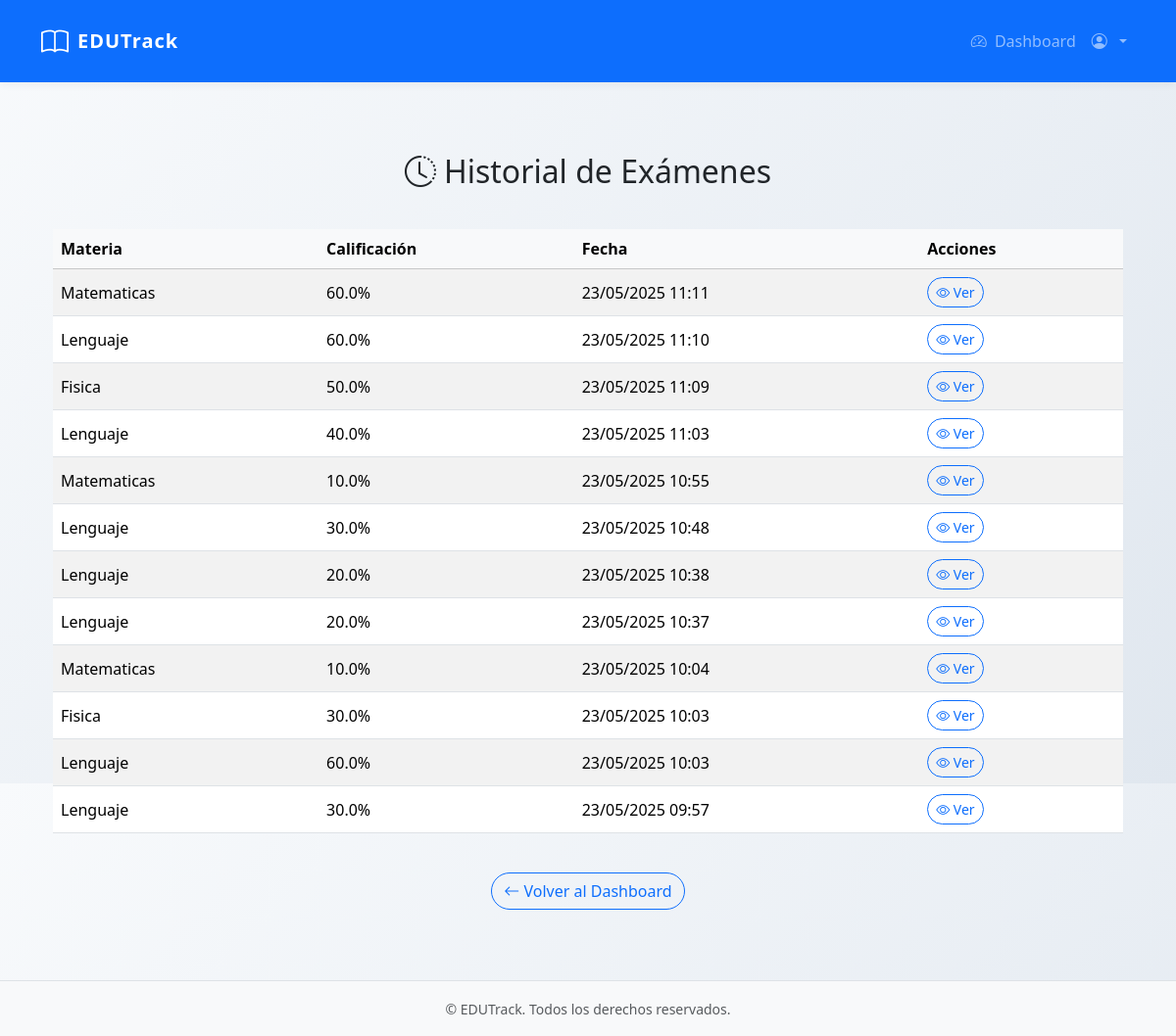
/exam_history (signed in), run on the app's committed database.
### app/models.py (models this page shows, shortened)
class Exam(db.Model):
    id = db.Column(db.Integer, primary_key=True)
    subject = db.Column(db.String(64))  # 'lenguaje', 'matematicas', 'fisica'
    score = db.Column(db.Float)
    timestamp = db.Column(db.DateTime, index=True, default=datetime.utcnow)
    user_id = db.Column(db.Integer, db.ForeignKey('user.id'))
    answers = db.relationship('Answer', backref='exam', lazy='dynamic')

### app/routes.py (the view)
@main_bp.route('/exam_history')
@login_required
def exam_history():
    exams = Exam.query.filter_by(user_id=current_user.id).order_by(Exam.timestamp.desc()).all()
    return render_template('exam_history.html', exams=exams)

### app/__init__.py (called while the page is built)
def create_app():
    app = Flask(__name__, static_folder="static")
    app.config.from_object('config.Config')
    db.init_app(app)
    login_manager.init_app(app)
    login_manager.login_view = 'main.login'  # Especifica la vista de login
    from app.routes import main_bp
    app.register_blueprint(main_bp)
    @login_manager.user_loader
    def load_user(id):
        from app.models import User
        return User.query.get(int(id))
    return app

### app/templates/exam_history.html (shortened to what this page needs)
{% extends "base.html" %}
{% block content %}
<div class="container py-5">
    <h2 class="mb-4 text-center"><i class="bi bi-clock-history me-2"></i>Historial de Exámenes</h2>
    {% if exams %}
        <div class="table-responsive">
            <table class="table table-hover align-middle table-striped">
                <thead class="table-light">
                    <tr>
                        <th>Materia</th>
                        <th>Calificación</th>
                        <th>Fecha</th>
                        <th>Acciones</th>
                    </tr>
                </thead>
                <tbody>
                    {% for exam in exams %}
                        <tr>
                            <td>{{ exam.subject.capitalize() }}</td>
                            <td>{{ "%.1f"|format(exam.score) }}%</td>
                            <td>{{ exam.timestamp.strftime('%d/%m/%Y %H:%M') }}</td>
                            <td>
                                <a href="{{ url_for('main.exam_results', exam_id=exam.id) }}" class="btn btn-outline-primary btn-sm rounded-pill">
                                    <i class="bi bi-eye"></i> Ver
                                </a>
                            </td>
                        </tr>
                    {% endfor %}
                </tbody>
            </table>
        </div>
    {% else %}
        <div class="alert alert-info text-center">
            No tienes exámenes registrados.
        </div>
    {% endif %}
    <div class="text-center mt-4">
        <a href="{{ url_for('main.dashboard') }}" class="btn btn-outline-primary rounded-pill">
            <i class="bi bi-arrow-left"></i> Volver al Dashboard
        </a>
    </div>
</div>
{% endblock %}

### app/templates/base.html (shortened to what this page needs)
<!DOCTYPE html>
<html lang="es" data-bs-theme="light">
<head>
    <link rel="stylesheet" href="{{ url_for('static', filename='css/bootstrap.min.css') }}">
    <link rel="stylesheet" href="{{ url_for('static', filename='css/styles.css') }}">
    <link rel="stylesheet" href="https://cdn.jsdelivr.net/npm/bootstrap-icons@1.11.3/font/bootstrap-icons.css">
</head>
<body class="d-flex flex-column min-vh-100">
    <header>
        <nav class="navbar navbar-expand-lg navbar-dark bg-primary py-3">
            <div class="container">
                <a class="navbar-brand d-flex align-items-center" href="{{ url_for('main.index') }}">
                    <i class="bi bi-book fs-3 me-2"></i>
                    EDUTrack
                </a>
                <div class="collapse navbar-collapse" id="navbarNav">
                    <ul class="navbar-nav ms-auto align-items-lg-center">
                        {% if current_user.is_authenticated %}
                            <li class="nav-item">
                                <a class="nav-link" href="{{ url_for('main.dashboard') }}">
                                    <i class="bi bi-speedometer2 me-1"></i> Dashboard
                                </a>
                            </li>
                            <li class="nav-item dropdown">
                                <a class="nav-link dropdown-toggle" href="#" role="button" data-bs-toggle="dropdown">
                                    <i class="bi bi-person-circle me-1"></i> {{ current_user.name }}
                                </a>
                            </li>
                        {% endif %}
                    </ul>
                </div>
            </div>
        </nav>
    </header>
    <main class="flex-grow-1 my-4">
        <div class="container">
            {% block content %}{% endblock %}
        </div>
    </main>
    <footer class="footer mt-auto py-3 bg-light border-top">
        <div class="container text-center">
            <span class="text-muted small">
                &copy; {{ current_year }} EDUTrack. Todos los derechos reservados.
            </span>
        </div>
    </footer>
</body>
</html>

### app/static/css/styles.css (style rules this page uses)
body { height: 100vh; }
.table { margin-top: 1rem; }
.container { height: 100%; }

### app/templates/base.html (style rules this page uses)
body { background: linear-gradient(135deg, #f8fafc 0%, #e0e7ef 100%); }
.navbar { box-shadow: 0 2px 8px rgba(44, 62, 80, 0.07); }
.navbar-brand { font-weight: 700; letter-spacing: 1px; }
.nav-link, .dropdown-item { font-weight: 500; }
footer { background: #f8fafc; border-top: 1px solid #e0e7ef; }

### data on the page
Exam: subject "Matematicas", score "60.0", timestamp "23/05/2025 11:11"
Exam: subject "Lenguaje", score "60.0", timestamp "23/05/2025 11:10"
Exam: subject "Fisica", score "50.0", timestamp "23/05/2025 11:09"
Exam: subject "Lenguaje", score "40.0", timestamp "23/05/2025 11:03"
Exam: subject "Matematicas", score "10.0", timestamp "23/05/2025 10:55"
Exam: subject "Lenguaje", score "30.0", timestamp "23/05/2025 10:48"
Exam: subject "Lenguaje", score "20.0", timestamp "23/05/2025 10:38"
Exam: subject "Lenguaje", score "20.0", timestamp "23/05/2025 10:37"
Exam: subject "Matematicas", score "10.0", timestamp "23/05/2025 10:04"
Exam: subject "Fisica", score "30.0", timestamp "23/05/2025 10:03"
Exam: subject "Lenguaje", score "60.0", timestamp "23/05/2025 10:03"
Exam: subject "Lenguaje", score "30.0", timestamp "23/05/2025 09:57"
